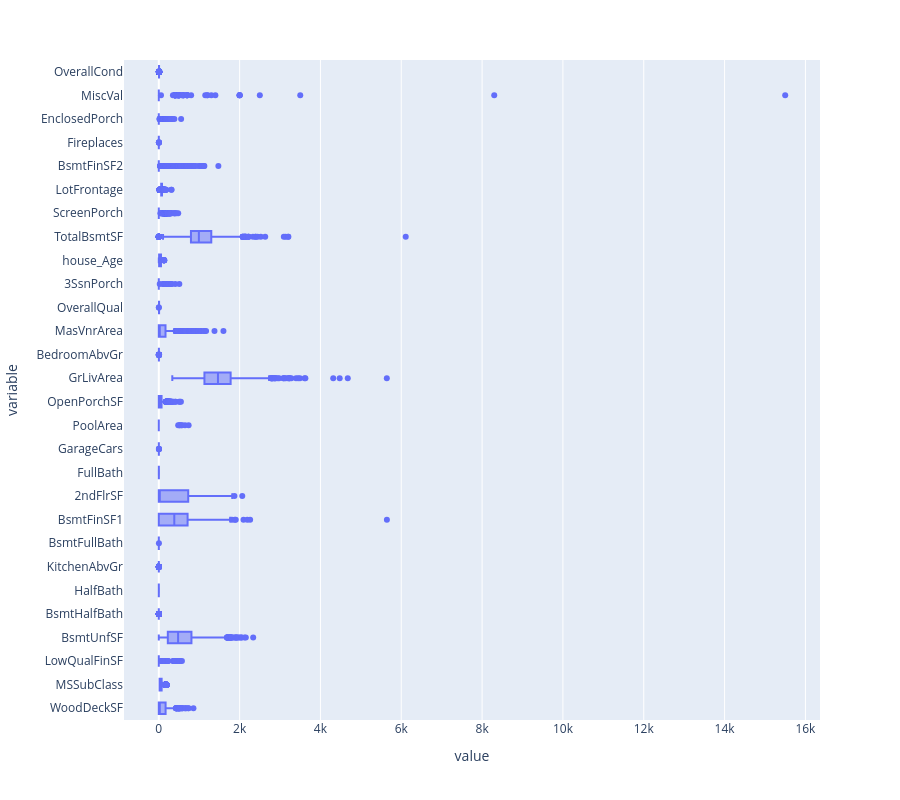

The cell this chart's notebook holds for it:
### Markdown cell above
#### outliers

### Code cell
small_scale = ['WoodDeckSF', 'MSSubClass', 'LowQualFinSF', 'BsmtUnfSF', 'BsmtHalfBath', 'HalfBath', 'KitchenAbvGr',  'BsmtFullBath', 'BsmtFinSF1', '2ndFlrSF', 'FullBath', 'GarageCars', 'PoolArea', 'OpenPorchSF', 'GrLivArea', 'BedroomAbvGr', 'MasVnrArea', 'OverallQual', '3SsnPorch', 'house_Age', 'TotalBsmtSF', 'ScreenPorch', 'LotFrontage', 'BsmtFinSF2', 'Fireplaces', 'EnclosedPorch', 'MiscVal', 'OverallCond']
large_scale=['SalePrice', 'LotArea']
 
graphoutliers = px.box(data[small_scale], orientation= 'h' , height= 800) 
graphoutliers.show()

### Figure 1 — Plotly figure (JSON) as saved in the notebook; plotly's stock layout.template omitted (floating-point values rounded to 4 significant figures; data arrays with more than 128 entries replaced by an {"elided": "..."} marker saying what was removed)
{"data": [{"alignmentgroup": "True", "hovertemplate": "value=%{x}<br>variable=%{y}<extra></extra>", "legendgroup": "", "marker": {"color": "#636efa"}, "name": "", "notched": false, "offsetgroup": "", "orientation": "h", "showlegend": false, "type": "box", "x": {"elided": "40880 float values"}, "x0": " ", "xaxis": "x", "y": {"elided": "40880 str values"}, "y0": " ", "yaxis": "y"}], "layout": {"boxmode": "group", "height": 800, "legend": {"tracegroupgap": 0}, "margin": {"t": 60}, "xaxis": {"anchor": "y", "domain": [0, 1], "title": {"text": "value"}}, "yaxis": {"anchor": "x", "domain": [0, 1], "title": {"text": "variable"}}}}
